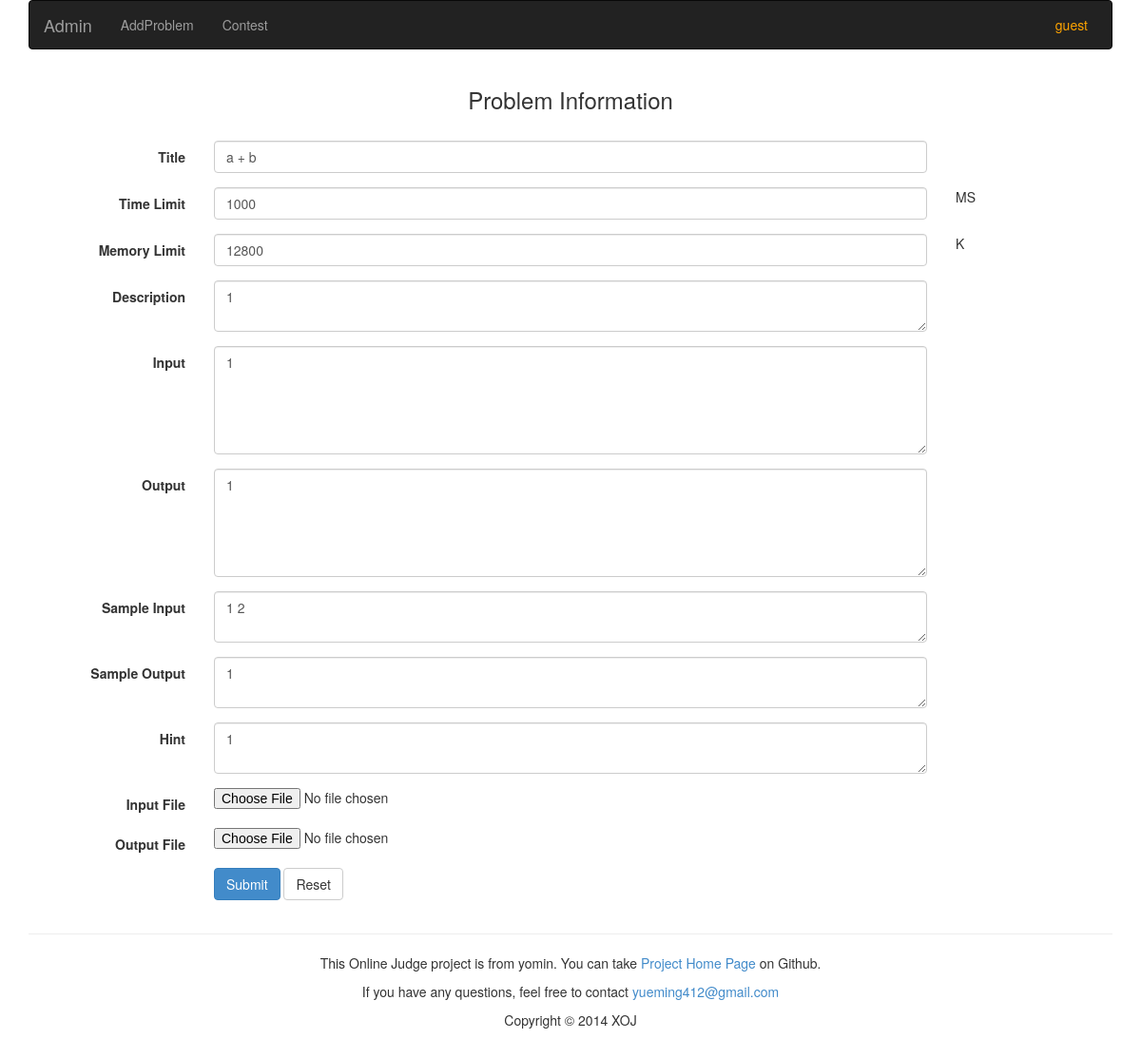
Page /admin/editproblem/1/ (signed in) on the earlier database version.
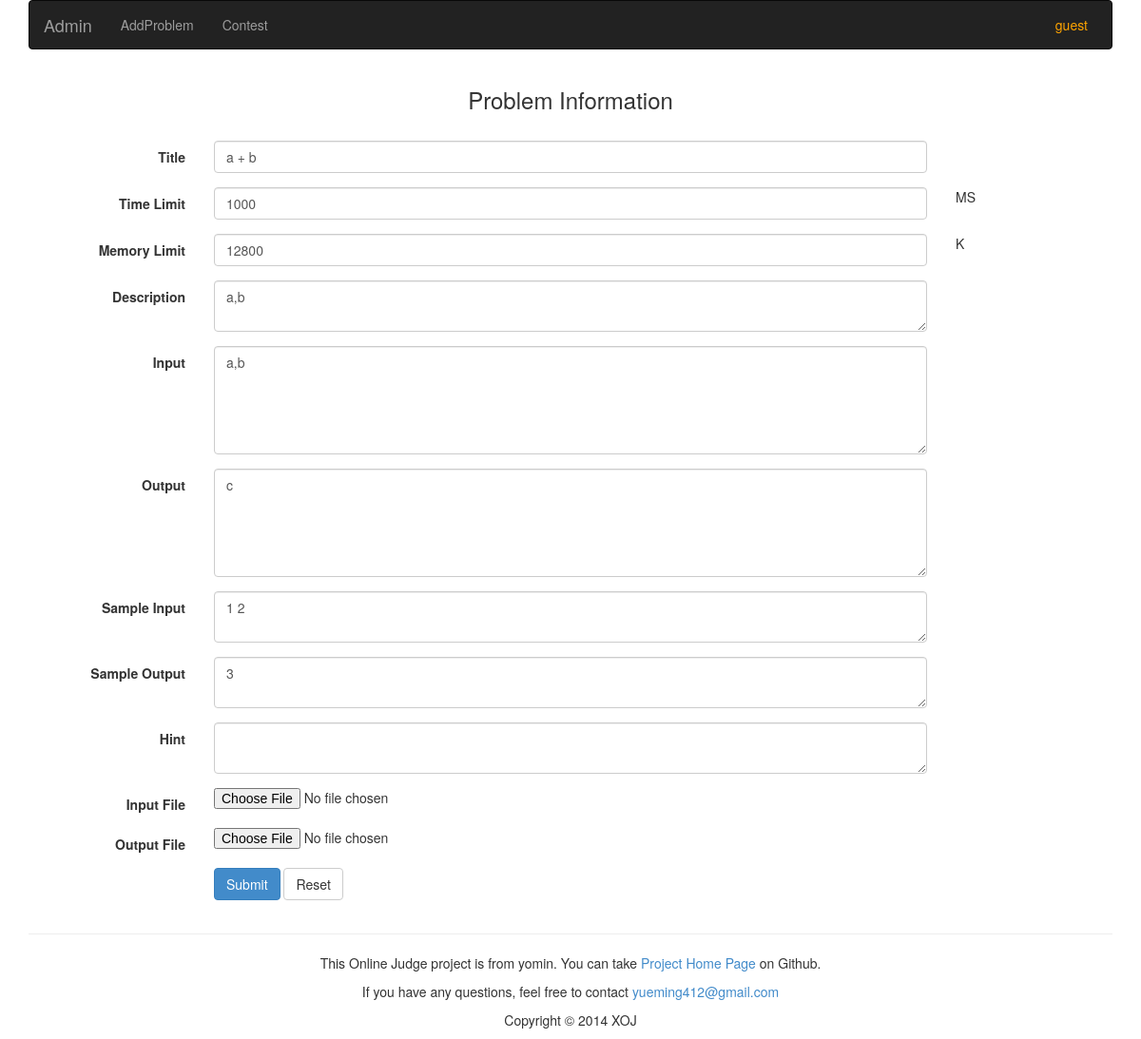
Same page on the later database version.
### appfile/models.py (models this page shows, shortened)
class Problem(db.Model):
    pid = db.Column(db.Integer, primary_key=True)
    title = db.Column(db.String(299))
    description = db.Column(db.Text)
    pinput = db.Column(db.Text)
    poutput = db.Column(db.Text)
    sinput = db.Column(db.Text)
    soutput = db.Column(db.Text)
    hint = db.Column(db.Text)
    time_limit = db.Column(db.Integer)
    memory_limit = db.Column(db.Integer)
    ac_count = db.Column(db.Integer, default = 0)
    submit_count = db.Column(db.Integer, default = 0)
    visable = db.Column(db.Boolean, default = True)

class User(db.Model):
    userid = db.Column(db.String(22), primary_key = True, unique = True)
    nickname = db.Column(db.String(22),unique = True)
    password = db.Column(db.String(100),unique = True)
    is_admin = db.Column(db.Boolean)
    ac_count = db.Column(db.Integer, default = 0)
    submit_count = db.Column(db.Integer, default = 0)
    def is_authenticated(self):
        return True

### appfile/views.py (the view, shortened to what this page needs)
@app.route('/admin/editproblem/<int:pid>/', methods=['GET','POST'])
@admin_required
def admin_edit_problem(pid):
    form = ProblemForm()
    if request.method == 'GET':
        problem = Problem.query.get(pid)
        form = ProblemForm(title = problem.title, description = problem.description, pinput = problem.pinput, poutput = problem.poutput, sinput = problem.sinput, soutput = problem.soutput, hint = problem.hint, time_limit = problem.time_limit, memory_limit = problem.memory_limit)
        return render_template('admin_editproblem.html', form = form, pid = pid)

### appfile/forms.py
class ProblemForm(Form):
    title = TextField('Title', validators=[
        InputRequired('Title is needed for this problem'),
        Length(max = 299, message='The max length is not over 300')
    ])
    description = TextAreaField('Description', [
        Length(max = 9999,  message='The max length is not over 10000')
    ])
    pinput = TextAreaField('Input', [
        Length(max = 9999, message='The max length is not over 10000')
    ])
    poutput = TextAreaField('Output', [
        Length(max = 9999,message='The max length is not over 10000')
    ])
    sinput = TextAreaField('Sample Input', [
        Length(max = 9999,message='The max length is not over 10000')
    ])
    soutput = TextAreaField('Sample Output', [
        Length(max = 9999,message='The max length is not over 10000')
    ])
    hint = TextAreaField('Hint', [
        Length(max = 9999,message='The max length is not over 10000')
    ])
    time_limit = IntegerField('Time Limit',[
        DataRequired('You must set the value of time_limit')
    ])
    memory_limit = IntegerField('Memory Limit', [
        DataRequired('You must set the value of memory_limit')
    ])

### appfile/templates/admin_editproblem.html (shortened to what this page needs)
{% extends "admin_base.html" %}
{% block content %}
<div class="container">
    <center><h3> Problem Information </h3></center>
    <br>
    <form class="form-horizontal" role="form" action={{ url_for('admin_addproblem') }} method="POST" enctype="multipart/form-data">
        <div class="form-group">
            <label class="col-sm-2 control-label">Title</label>
            <div class="col-sm-8">
                {{ form.title(class="form-control") }}
            </div>
        </div>
        <div class="form-group">
            <label class="col-sm-2 control-label">Time Limit</label>
            <div class="col-sm-8">
                {{ form.time_limit(class="form-control") }}
            </div>
            <div class="col-sm-1">MS</div>
        </div>
        <div class="form-group">
            <label class="col-sm-2 control-label">Memory Limit</label>
            <div class="col-sm-8">
                {{ form.memory_limit(class="form-control") }}
            </div>
            <div class="col-sm-1">K</div>
        </div>
        <div class="form-group">
            <label class="col-sm-2 control-label">Description</label>
            <div class="col-sm-8">
                {{ form.description(class="form-control") }}
            </div>
        </div>
        <div class="form-group">
            <label class="col-sm-2 control-label">Input</label>
            <div class="col-sm-8">
                {{ form.pinput(class="form-control", rows = "5") }}
            </div>
        </div>
        <div class="form-group">
            <label class="col-sm-2 control-label">Output</label>
            <div class="col-sm-8">
                {{ form.poutput(class="form-control",rows = "5") }}
            </div>
        </div>
        <div class="form-group">
            <label class="col-sm-2 control-label">Sample Input</label>
            <div class="col-sm-8">
                {{ form.sinput(class="form-control") }}
            </div>
        </div>
        <div class="form-group">
            <label class="col-sm-2 control-label">Sample Output</label>
            <div class="col-sm-8">
                {{ form.soutput(class="form-control") }}
            </div>
        </div>
        <div class="form-group">
            <label class="col-sm-2 control-label">Hint</label>
            <div class="col-sm-8">
                {{ form.hint(class="form-control") }}
            </div>
        </div>
        <div class="form-group">
            <label class="col-sm-2 control-label">Input File</label>
            <div class="col-sm-8">
                <input type="file" name="inputfile">
            </div>
        </div>
        <div class="form-group">
            <label class="col-sm-2 control-label">Output File</label>
            <div class="col-sm-8">
                <input type="file" name="outputfile">
            </div>
        </div>
        <div class="form-group">
            <div class="col-sm-offset-2 col-sm-10">
                <button type="submit" class="btn btn-primary">Submit</button>
                <button type="reset" class="btn btn-default">Reset</button>
            </div>
        </div>
    </form>
</div>
{% endblock %}

### appfile/templates/admin_base.html (shortened to what this page needs)
<!DOCTYPE html>
<html>
    <head>
        <link rel="stylesheet" type="text/css" href={{ url_for('static', filename='css/bootstrap.min.css') }}>
        <link rel="stylesheet" type="text/css" href={{ url_for('static', filename='css/style.css') }}>
    </head>
    <body>
        <div class="container">
            <nav class="navbar navbar-inverse" role="navigation">
                <div class="navbar-header">
                    <a class="navbar-brand" href={{ url_for('admin')}}>Admin</a>
                </div>
                <div class="collapse navbar-collapse" id="bs-example-navbar-collapse-1">
                    <ul class="nav navbar-nav">
                        <li>
                            <a href={{ url_for('admin_addproblem') }}>AddProblem</a>
                        </li>
                        <li>
                            <a href="/admin/">Contest</a>
                        </li>
                    </ul>
                    {% if g.user.is_authenticated() %}
                    <ul class="nav navbar-nav navbar-right">
                        <li class="dropdown">
                            <a class="dropdown-toggle" style="color:orange;margin-right: 10px" data-toggle="dropdown" href="#">
                                {{ g.user.userid }}
                            </a>
                        </li>
                    </ul>
                    {% else %}
                    <div class="navbar-form navbar-right">
                        <a href="/login/" class="btn btn-primary">Sign in</a>
                        <a href="/register/" class="btn btn-default">Sign up</a>
                    </div>
                    {% endif %}
                </div>
            </nav>
        </div>
        {% block content %}
        {% endblock %}
        <div class="container">
            <footer>
                <hr>
                <p class="text-center">
                    This Online Judge project is from yomin. You can take
                    <a href="http://github/Rominyue">Project Home Page</a>
                    on Github.
                </p>
                <p class="text-center">
                    If you have any questions, feel free to contact
                    <a href="mailto:someone@example.com">yueming412@gmail.com</a>
                </p>
                <p class="text-center">Copyright © 2014 XOJ</p>
            </footer>
        </div>
    </body>
</html>

Differences in the rows shown:
now on this page (row edited): User: user.userid "guest"
changed Problem: description "1" → "a,b"; pinput "1" → "a,b"; poutput "1" → "c"; soutput "1" → "3"; hint "1" → (not shown)
Other differences:
{{ g.user.userid }}: "guest" → (not shown)
